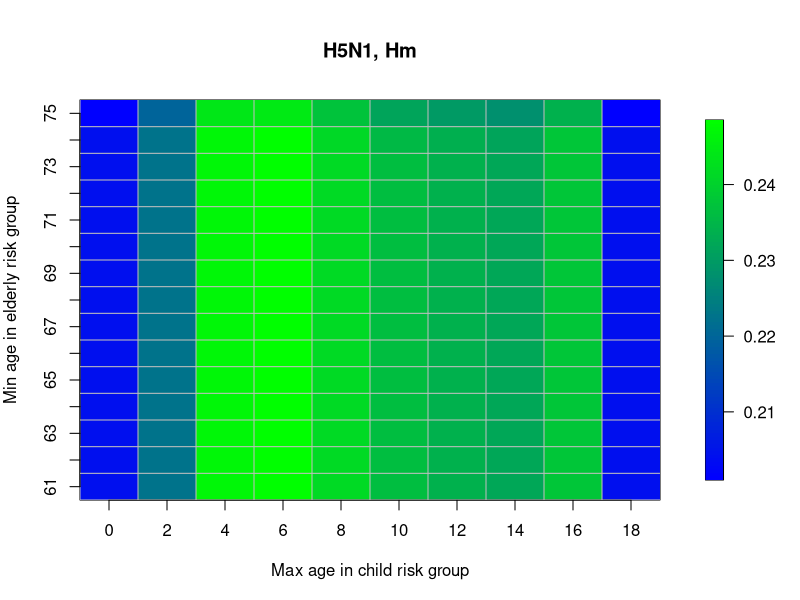

This figure's R source:
# Data
child.maxs = matrix(seq(1, 19, by = 2), nrow = 10, ncol = 15)
old.mins = matrix(61:75, nrow = 10, ncol = 15, byrow = T)
Hm = matrix(c( 0.2043571, 0.2226860, 0.2464833, 0.2482801, 0.2415724, 0.2363867, 0.2340365, 0.2319989, 0.2378935, 0.20435710, 0.2043569, 0.2227047, 0.2464832, 0.2482802, 0.2415722, 0.2363823, 0.2340111, 0.2319991, 0.2378941, 0.20435690, 0.2043569, 0.2226909, 0.2464827, 0.2482797, 0.2415737, 0.2363817, 0.2340110, 0.2319989, 0.2378890, 0.20435690, 0.2043577, 0.2227046, 0.2464833, 0.2482801, 0.2415724, 0.2363817, 0.2340097, 0.2319984, 0.2378936, 0.20435770, 0.2043583, 0.2227072, 0.2464831, 0.2482801, 0.2415726, 0.2363844, 0.2340109, 0.2319938, 0.2378938, 0.20435830, 0.2043582, 0.2227044, 0.2464167, 0.2482771, 0.2415723, 0.2363835, 0.2340107, 0.2319904, 0.2378943, 0.20435820, 0.2043580, 0.2227043, 0.2464842, 0.2482803, 0.2415720, 0.2363830, 0.2340127, 0.2319966, 0.2378934, 0.20435800, 0.2043580, 0.2227033, 0.2465037, 0.2482801, 0.2415720, 0.2363830, 0.2340093, 0.2319957, 0.2378933, 0.20435800, 0.2043587, 0.2227049, 0.2464477, 0.2482801, 0.2415719, 0.2363824, 0.2340034, 0.2319990, 0.2378944, 0.20435870, 0.2043587, 0.2227051, 0.2464832, 0.2482825, 0.2415758, 0.2363828, 0.2340096, 0.2319949, 0.2378934, 0.20435870, 0.2043582, 0.2227006, 0.2464832, 0.2482801, 0.2415724, 0.2363845, 0.2340175, 0.2319990, 0.2378934, 0.20435820, 0.2043590, 0.2227071, 0.2464801, 0.2482801, 0.2415721, 0.2363833, 0.2340100, 0.2319990, 0.2378900, 0.20435900, 0.2043581, 0.2227051, 0.2464831, 0.2482801, 0.2415725, 0.2363834, 0.2340091, 0.2319992, 0.2378934, 0.20435810, 0.2043559, 0.2227051, 0.2464832, 0.2482809, 0.2410970, 0.2353516, 0.2332338, 0.2316103, 0.2376833, 0.20435590, 0.2012437, 0.2199822, 0.2437402, 0.2444422, 0.2372560, 0.2316670, 0.2295583, 0.2278882, 0.2338612, 0.20124370), nrow = 10, ncol = 15)


# Load packages 
library('fields')

# Set colors
# Create a function interpolating colors in the range of specified colors
jet.colors <- colorRampPalette( c("blue", "green") )
# Generate the desired number of colors from this palette
nbcol <- 100
color <- jet.colors(nbcol)

# Set margins
par(mar = c(5, 4, 5, 7))
# Plot heatmap
image(child.maxs[,1], old.mins[1,], Hm, xlab = 'Max age in child risk group', ylab = 'Min age in elderly risk group', col = color, main = 'H5N1, Hm', xaxt = 'n', yaxt = 'n')

# Manually set axis labels 
##   1 indicates the x axis
##   "at" sets the x values at which you want labels to appear
##   "labels" sets the actual text that you want to appear at each corresponding x value
axis(1, at = child.maxs[,1], labels = child.maxs[,1]-1)
# plot vertical lines at each x value, starting with 0
abline(v = child.maxs[,1]-1, col = 'grey')
# Manually set y axis labels
axis(2, at = old.mins[1,])
# plot horizontal lines at each y value label
abline(h = old.mins[1,]-.5, col = 'grey')
# add the colorbar scale
image.plot(zlim = range(Hm), legend.only=T, col=color)
